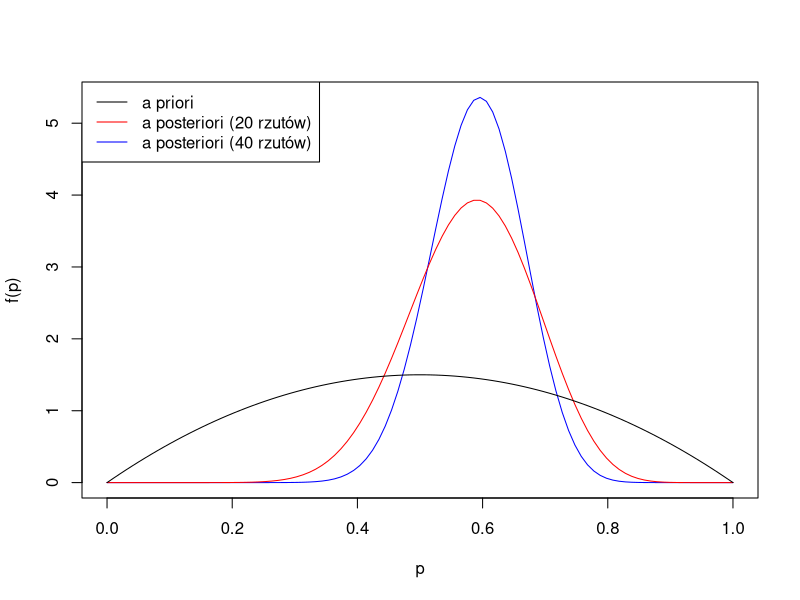
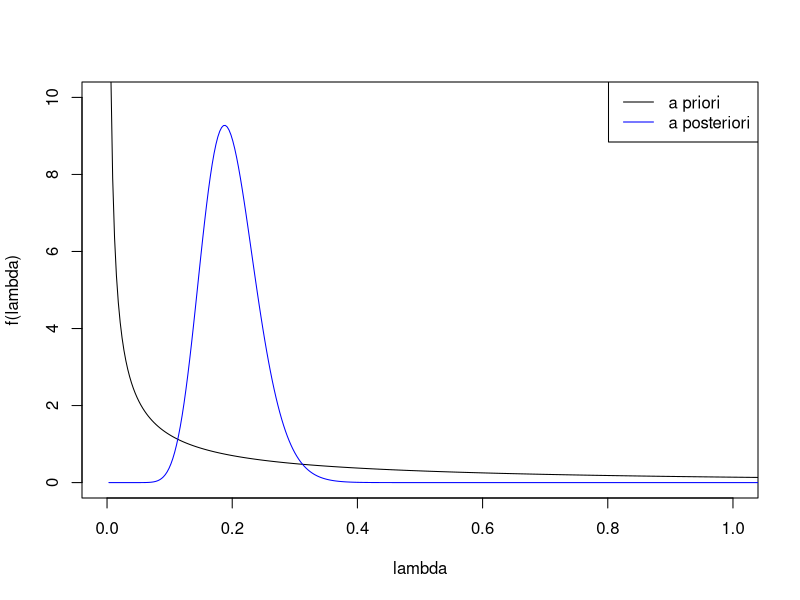
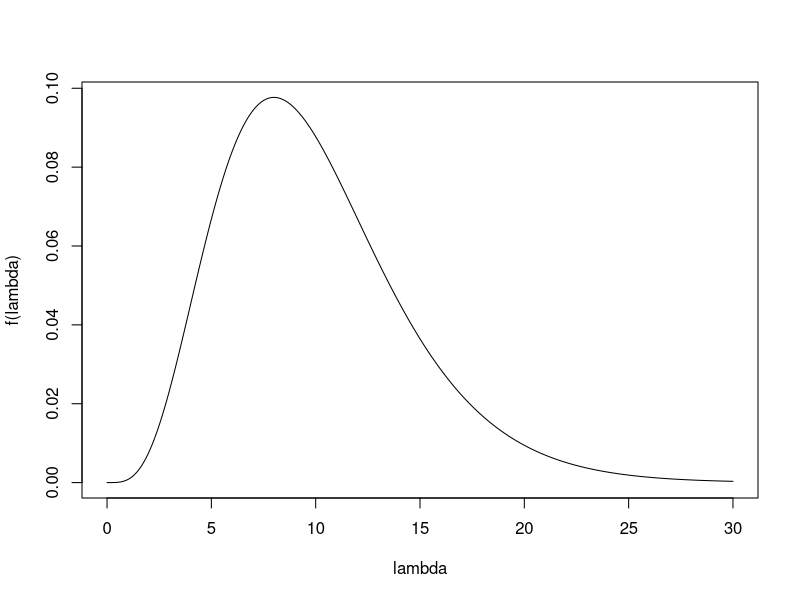
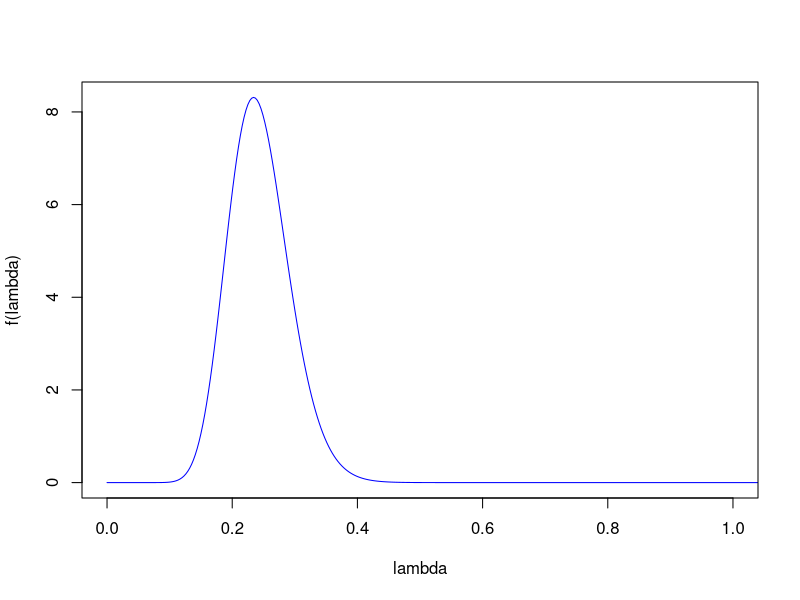
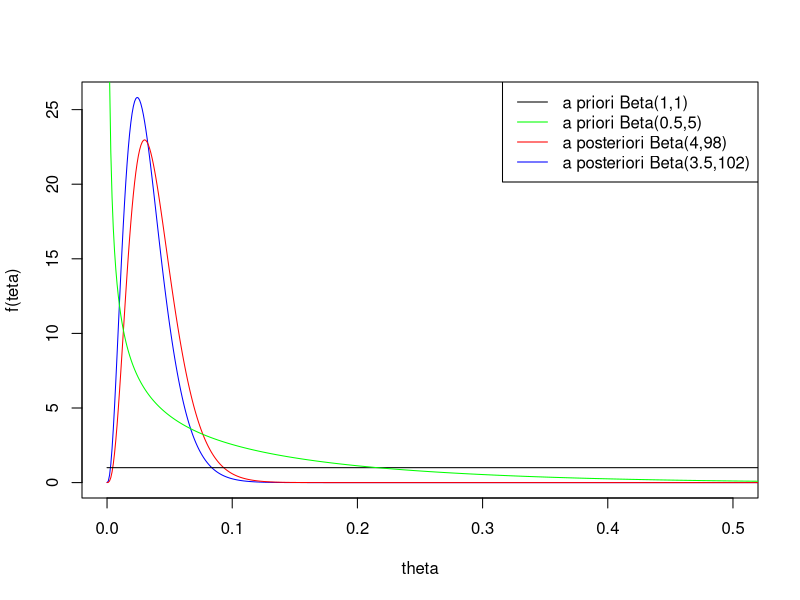

Reproduce these figures in R, in order.
# zadanie 1
rzut1 <- c(0,1,0,0,1,1,1,1,0,1,0,1,1,0,0,1,0,1,1,1)
rzut2 <- c(1,0,0,1,1,1,0,1,1,0,1,1,1,0,1,0,1,0,1,0)


BetaDist <- function(alfa, beta, data){ # nowy rozkład Beta
  alfa_post <- alfa + sum(data)
  beta_post <- beta + length(data) - sum(data)
  
  est_p <- alfa_post / (alfa_post + beta_post) # estymator p
  
  return(list('alfa' = alfa_post, 'beta' = beta_post, 'p' = est_p))
  
}

alfa <- 2 # a priori
beta <- 2

bDist1 <- BetaDist(alfa, beta, rzut1)
bDist2 <- BetaDist(alfa, beta, c(rzut1, rzut2))

beta_x <- seq(from=0, to=1, length=100) # oś x
beta0 <- dbeta(beta_x, shape1 = alfa, shape2 = beta) # a priori
beta1 <- dbeta(beta_x, shape1 = bDist1$alfa, shape2 = bDist1$beta) # po 20 rzutach
beta2 <- dbeta(beta_x, shape1 = bDist2$alfa, shape2 = bDist2$beta) # po 40 rzutach

plot(beta_x, beta2, type = 'l', col='blue', xlab = 'p', ylab = 'f(p)')
lines(beta_x, beta1, type='l', col='red')
lines(beta_x, beta0, type='l', col='black')
legend("topleft", legend = c("a priori","a posteriori (20 rzutów)","a posteriori (40 rzutów)"),col=c("black","red","blue"),lty=1)




# zadanie 2
n <- 20
t <- 5.1

Licznik <- function(lambda){
  ((lambda^n) * exp(-lambda*n*t)) * dgamma(lambda, shape = alfa, scale = beta) # Ln * fprior
}

f_post <- function(lambda){
  Licznik(lambda)/integrate(Licznik,lower=0, upper=Inf)$value
}

est_lambda <- function(p) {p*f_post(p)} # estymator bayesowski

lambda <- seq(from=0, to=30, length=10000)

######### a)
EX <- 0.5
VX <- 1
beta <- VX/EX
alfa <- EX/beta

f_p <- f_post(lambda)

plot(lambda, dgamma(lambda,alfa,scale = beta),type="l",xlim=c(0,1), ylim=c(0,10),xlab = "lambda", ylab="f(lambda)") # a priori
lines(lambda, f_p ,type="l", col="blue")#a posteriori
legend("topright", legend = c('a priori','a posteriori'),col=c('black','blue'),lty=1)


lambda_e <- integrate(est_lambda ,lower=0,upper=Inf)$value # estymator lambdy

######### b)
EX <- 10
VX <- 20
beta <- VX/EX
alfa <- EX/beta

f_p <- f_post(lambda)

#plot(lambda, dgamma(lambda,alfa,scale = beta),type="l",xlim = c(0, 1),ylim=c(0,10),xlab = "lambda", ylab="f(lambda)") # a priori
#lines(lambda, f_p ,type='l', col='blue')#a posteriori

plot(lambda, dgamma(lambda,alfa,scale = beta),type="l",xlab = "lambda", ylab="f(lambda)") # a priori
plot(lambda, f_p, xlim = c(0,1), type='l', col='blue', xlab = "lambda", ylab="f(lambda)") # a posteriori

lambda_e <- integrate(est_lambda ,lower=0,upper=Inf)$value # estymator lambdy




# zadanie 3

uszkodzen <- 3 # indeks 265753
dane <- matrix(0, 100, 1)
dane[1:uszkodzen] <- 1 # losowe 3 urządzenia uszkodzone, kolejność nie ma znaczenia

######### a)
alfa <- 1
beta <- 1
bDist1 <- BetaDist(alfa, beta, dane)
beta_x <- seq(from=0, to=1, length=1000) # oś x
beta01 <- dbeta(beta_x, shape1 = alfa, shape2 = beta) # a priori
######### b)
alfa <- 0.5
beta <- 5
bDist2 <- BetaDist(alfa, beta, dane)
beta02 <- dbeta(beta_x, shape1 = alfa, shape2 = beta) # a priori



beta1 <- dbeta(beta_x, shape1 = bDist1$alfa, shape2 = bDist1$beta)
beta2 <- dbeta(beta_x, shape1 = bDist2$alfa, shape2 = bDist2$beta)

plot(beta_x, beta2, type = 'l', col='blue', xlab = 'theta', ylab = 'f(teta)', xlim = c(0,0.5))
lines(beta_x, beta1, type='l', col='red', xlim=c(0, 0.7))
lines(beta_x, beta01, type='l', col='black', xlim=c(0, 0.7))
lines(beta_x, beta02, type='l', col='green', xlim=c(0, 0.7))
legend("topright", legend = c('a priori Beta(1,1)', 'a priori Beta(0.5,5)','a posteriori Beta(4,98)','a posteriori Beta(3.5,102)'),col=c('black', 'green','red','blue'),lty=1)
